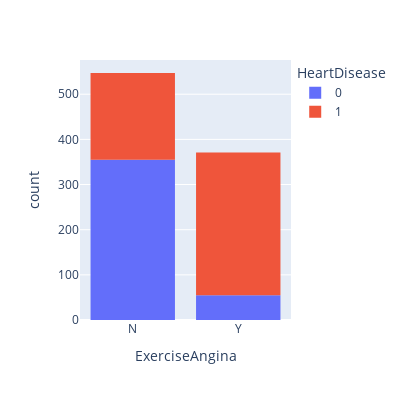

The code cell stored with this chart in its notebook:
### Code cell
fig = px.histogram(df, x="ExerciseAngina", color="HeartDisease",width=400, height=400)
fig.show()

### Figure 1 — Plotly figure (JSON) as saved in the notebook; plotly's stock layout.template omitted (floating-point values rounded to 4 significant figures; data arrays with more than 128 entries replaced by an {"elided": "..."} marker saying what was removed)
{"data": [{"alignmentgroup": "True", "bingroup": "x", "hovertemplate": "HeartDisease=0<br>ExerciseAngina=%{x}<br>count=%{y}<extra></extra>", "legendgroup": "0", "marker": {"color": "#636efa", "pattern": {"shape": ""}}, "name": "0", "offsetgroup": "0", "orientation": "v", "showlegend": true, "type": "histogram", "x": {"elided": "410 str values"}, "xaxis": "x", "yaxis": "y"}, {"alignmentgroup": "True", "bingroup": "x", "hovertemplate": "HeartDisease=1<br>ExerciseAngina=%{x}<br>count=%{y}<extra></extra>", "legendgroup": "1", "marker": {"color": "#EF553B", "pattern": {"shape": ""}}, "name": "1", "offsetgroup": "1", "orientation": "v", "showlegend": true, "type": "histogram", "x": {"elided": "508 str values"}, "xaxis": "x", "yaxis": "y"}], "layout": {"barmode": "relative", "height": 400, "legend": {"title": {"text": "HeartDisease"}, "tracegroupgap": 0}, "margin": {"t": 60}, "width": 400, "xaxis": {"anchor": "y", "autorange": true, "domain": [0, 1], "range": [-0.5, 1.5], "title": {"text": "ExerciseAngina"}, "type": "category"}, "yaxis": {"anchor": "x", "autorange": true, "domain": [0, 1], "range": [0, 575.8], "title": {"text": "count"}}}}
